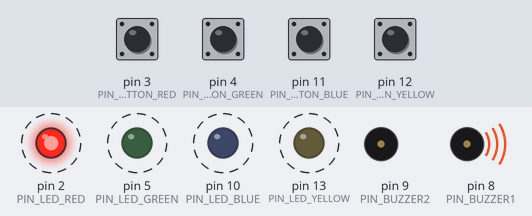
Bench run of a sketch on a simulated Arduino Uno, built with avr-gcc and run on an emulated ATmega328P. Shown: output pins drawn as LEDs (lit = HIGH), buzzer (waves = sounding, pin HIGH). Dashed ring = blinking. The inputs (shaded band) are chosen by the test bench; at power-on: pin 3 (PIN_BUTTON_RED), pin 4 (PIN_BUTTON_GREEN), pin 11 (PIN_BUTTON_BLUE), pin 12 (PIN_BUTTON_YELLOW) HIGH. Random numbers use the default seed unless the sketch sets one; pins used as bus, display or sensor lines are not drawn.

Above: at 1.97 s.
2.0 s: pin 3 (PIN_BUTTON_RED) pulled LOW for 0.15 s
At 2.8 s:
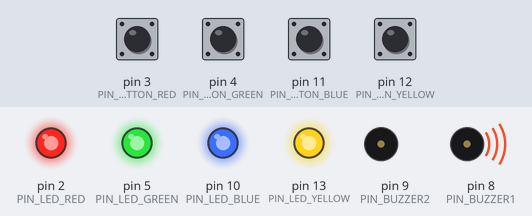
At 4.1 s:
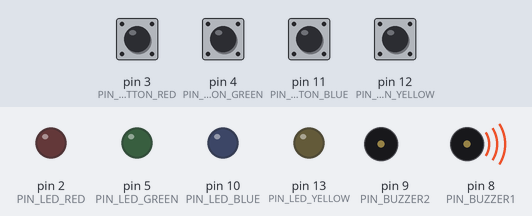
4.9 s: pin 11 (PIN_BUTTON_BLUE) pulled LOW for 0.15 s
7.9 s: pin 4 (PIN_BUTTON_GREEN) pulled LOW for 0.15 s
At 9.3 s:
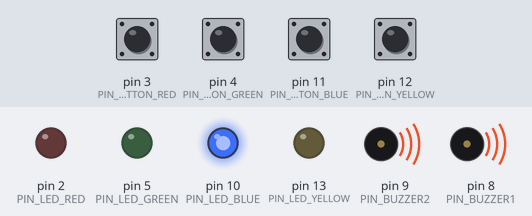
10.8 s: pin 12 (PIN_BUTTON_YELLOW) pulled LOW for 0.15 s
13.8 s: pin 12 (PIN_BUTTON_YELLOW) pulled LOW for 1 s
At 16.2 s:
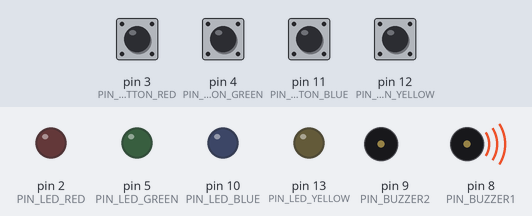
16.7 s: pin 3 (PIN_BUTTON_RED) pulled LOW for 1 s
Timing chart, 0 to 20.7 s (numbered marks = the images above; inputs shaded):
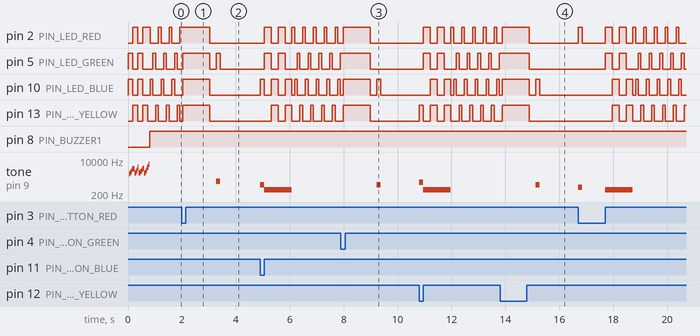

Measured:
- after the input at 2.0 s, tone on pin 9 (PIN_BUZZER2): silent → 880 Hz after 1.3 s, → silent 0.15 s later
- after the input at 7.9 s, tone on pin 9 (PIN_BUZZER2): silent → 587 Hz after 1.3 s, → silent 0.15 s later
- after the input at 13.8 s, tone on pin 9 (PIN_BUZZER2): silent → 587 Hz after 1.3 s, → silent 0.15 s later
- by itself, tone on pin 9 (PIN_BUZZER2): plays 2051 Hz for 0.04 s, 2331 Hz for 0.04 s, 2770 Hz for 0.04 s, 3627 Hz for 0.04 s, 3642 Hz for 0.04 s, 2167 Hz for 0.04 s … (19 notes in this stretch)

The sketch:

Simon_Says.ino
```cpp
/******************************************************************************
 *
 *	Filename:		Part_16_Simon_Says.ino
 *
 *	Description:	Make a Simon Says game!
 *
 *****************************************************************************/

#include "notes.h"						// frequencies for all the notes

#define CHOICE_NONE			0
#define CHOICE_RED			(1 << 0)
#define CHOICE_GREEN		(1 << 1)
#define CHOICE_BLUE			(1 << 2)
#define CHOICE_YELLOW		(1 << 3)

// Which pins are used for what:
#define PIN_LED_RED			2			// red LED
#define PIN_LED_GREEN		5			// green LED
#define PIN_LED_BLUE		10			// blue LED
#define PIN_LED_YELLOW		13			// yellow LED
#define PIN_BUTTON_RED		3			// red button pin
#define PIN_BUTTON_GREEN	4			// green button pin
#define PIN_BUTTON_BLUE		11			// blue button pin
#define PIN_BUTTON_YELLOW	12			// yellow button pin
#define PIN_BUZZER1			8			// buzzer pin 1
#define PIN_BUZZER2			9			// buzzer pin 2

// Game settings:
#define ROUNDS_TO_WIN		5			// rounds to play before you win
#define ENTRY_TIME_LIMIT	3000		// time to press a button [ms]
#define TONE_LENGTH_SHORT	150			// time per button tone [ms]
#define TONE_LENGTH_LONG	255			// time per win/lose tone [ms]

void setup()
{
	// Set the button pins as inputs (with pullup resistors).
	pinMode(PIN_BUTTON_RED, INPUT_PULLUP);
	pinMode(PIN_BUTTON_GREEN, INPUT_PULLUP);
	pinMode(PIN_BUTTON_BLUE, INPUT_PULLUP);
	pinMode(PIN_BUTTON_YELLOW, INPUT_PULLUP);

	// Set the LED pins as outputs.
	pinMode(PIN_LED_RED, OUTPUT);
	pinMode(PIN_LED_GREEN, OUTPUT);
	pinMode(PIN_LED_BLUE, OUTPUT);
	pinMode(PIN_LED_YELLOW, OUTPUT);

	// Set the buzzer pins as outputs.
	pinMode(PIN_BUZZER1, OUTPUT);
	pinMode(PIN_BUZZER2, OUTPUT);

	// After setup is complete, say hello to the world.
	PlayWinnerAction();
}

void loop()
{
	boolean result;		// true for win, false for lose

	// Blink lights to get someone to press a button.
	AttractMode();

	// Indicate the start of game play by turning all LEDs on.
	SetLEDs(CHOICE_RED | CHOICE_GREEN | CHOICE_BLUE | CHOICE_YELLOW);

	// Wait one second.
	delay(1000);

	// Turn off LEDs.
	SetLEDs(CHOICE_NONE);

	// Wait 1/4 second.
	delay(250);

	// Play memory game.
	result = PlayMemory();

	if (result == true)			// If the player won, play winner tune.
		PlayWinnerAction();
	else						// If the player lost, play loser tune.
		PlayLoserAction();
}

// Play the memory game.
// Returns false if player loses, or true if player wins
boolean PlayMemory(void)
{
	byte gameBoard[ROUNDS_TO_WIN];	// the combination of buttons
	byte gameRound;		// number of succesful rounds
	byte currentMove;	// counter for a loop
	byte choice;		// the button the player presses
	byte newButton;

	// Seed the random generator with random amount of millis().
	randomSeed(millis());

	// Reset the game to the beginning.
	gameRound = 0;

	// Keep playing until you've won...
	while (gameRound < ROUNDS_TO_WIN)
	{
		// Adds a new random button to the game sequence.
		newButton = random(0, 4); // min (included), max (exluded)

		// We have to convert this number, 0 to 3, to CHOICEs.
		if (newButton == 0)
			newButton = CHOICE_RED;
		else if (newButton == 1)
			newButton = CHOICE_GREEN;
		else if (newButton == 2)
			newButton = CHOICE_BLUE;
		else if (newButton == 3)
			newButton = CHOICE_YELLOW;

		// Add this new button to the game array.
		gameBoard[gameRound] = newButton;

		// Increment the number of rounds we've played.
		gameRound++;

		// Play back the sequence of buttons.
		// Plays the current contents of the game moves.
		for (currentMove = 0; currentMove < gameRound; currentMove++)
		{
			PlayChoice(gameBoard[currentMove]);

			// Wait some amount of time between button playback.
			// Shorten this to make game harder.
			// 150 works well. 75 gets fast.
			delay(150);
		}

		// Require the player to repeat the sequence.
		for (currentMove = 0 ; currentMove < gameRound ; currentMove++)
		{
			// See what button the user presses.
			choice = WaitForButton();

			// If wait timed out, player loses.
			if (choice == CHOICE_NONE)
				return false;

			// If the choice is incorrect, player loses.
			if (choice != gameBoard[currentMove])
				return false;
		}

		// Player was correct, delay before playing moves.
		delay(1000);
	}

	// Player made it through all the rounds to win!
	return true;
}

//-=-=-=-=-=-=-=-=-=-=-=-=-=-=-=-=-=-=-=-=-=-=-=-=-=-=-=-=-=-=
//The following functions control the hardware

// Lights a given LEDs
// Pass in a byte that is made up from CHOICE_RED, CHOICE_YELLOW, etc.
void SetLEDs(byte leds)
{
	if ((leds & CHOICE_RED) != 0)
		digitalWrite(PIN_LED_RED, HIGH);
	else
		digitalWrite(PIN_LED_RED, LOW);

	if ((leds & CHOICE_GREEN) != 0)
		digitalWrite(PIN_LED_GREEN, HIGH);
	else
		digitalWrite(PIN_LED_GREEN, LOW);

	if ((leds & CHOICE_BLUE) != 0)
		digitalWrite(PIN_LED_BLUE, HIGH);
	else
		digitalWrite(PIN_LED_BLUE, LOW);

	if ((leds & CHOICE_YELLOW) != 0)
		digitalWrite(PIN_LED_YELLOW, HIGH);
	else
		digitalWrite(PIN_LED_YELLOW, LOW);
}

// Wait for a button to be pressed.
// Returns one of LED colors (LED_RED, etc.) if successful, CHOICE_NONE if timed out
byte WaitForButton(void)
{
	// Remember the time we started waiting.
	long startTime = millis();

	// Loop until too much time has passed.
	while ((millis() - startTime) < ENTRY_TIME_LIMIT)
	{
		// See if a button was pressed.
		byte button = CheckButton();

		// If a button was pressed...
		if (button != CHOICE_NONE)
		{
			// Play the button the user just pressed.
			PlayChoice(button);

			// Wait for user to release button.
			while(CheckButton() != CHOICE_NONE);

			// This delay helps with debouncing and accidental double taps.
			delay(10);

			return button;
		}
	}

	return CHOICE_NONE; // If we get here, we've timed out!
}

// Returns a '1' bit in the position corresponding to CHOICE_RED, CHOICE_GREEN, etc.
byte CheckButton(void)
{
	byte choice;	// the player's choice of button

	// Figure out what button is pressed.
	if (digitalRead(PIN_BUTTON_RED) == 0)
		choice = CHOICE_RED;
	else if (digitalRead(PIN_BUTTON_GREEN) == 0)
		choice = CHOICE_GREEN;
	else if (digitalRead(PIN_BUTTON_BLUE) == 0)
		choice = CHOICE_BLUE;
	else if (digitalRead(PIN_BUTTON_YELLOW) == 0)
		choice = CHOICE_YELLOW;
	else
		choice = CHOICE_NONE;

	// Return the color corresponding to the user's choice.
	return choice;
}

// Light an LED and play tone
// Red:		440Hz - NOTE_A4
// Green:	880Hz - NOTE_A5
// Blue:	587.33Hz - NOTE_D5
// Yellow:	784Hz - NOTE_G5
void PlayChoice(byte choice)
{
	SetLEDs(choice); //Turn on a given LED

	//Play the sound associated with the given LED
	if (choice == CHOICE_RED)
	{
		tone(PIN_BUZZER2, NOTE_A4, TONE_LENGTH_SHORT);
		delay(TONE_LENGTH_SHORT);
	}
	else if (choice == CHOICE_GREEN)
	{
		tone(PIN_BUZZER2, NOTE_A5, TONE_LENGTH_SHORT);
		delay(TONE_LENGTH_SHORT);
	}
	else if (choice == CHOICE_BLUE)
	{
		tone(PIN_BUZZER2, NOTE_D5, TONE_LENGTH_SHORT);
		delay(TONE_LENGTH_SHORT);
	}
	else if (choice == CHOICE_YELLOW)
	{
		tone(PIN_BUZZER2, NOTE_G5, TONE_LENGTH_SHORT);
		delay(TONE_LENGTH_SHORT);
	}

	SetLEDs(CHOICE_NONE); // Turn off all LEDs
}

// Play the winner sound and lights
void PlayWinnerAction(void)
{
	SetLEDs(CHOICE_GREEN | CHOICE_BLUE);
	Chirp();
	SetLEDs(CHOICE_RED | CHOICE_YELLOW);
	Chirp();
	SetLEDs(CHOICE_GREEN | CHOICE_BLUE);
	Chirp();
	SetLEDs(CHOICE_RED | CHOICE_YELLOW);
	Chirp();
}

// Play a weird chirp sound.
void Chirp(void)
{
  // Toggle the buzzer at various speeds
  for (byte x = 250 ; x > 70 ; x--)
  {
    for (byte y = 0 ; y < 3 ; y++)
    {
      digitalWrite(PIN_BUZZER2, HIGH);
      digitalWrite(PIN_BUZZER1, LOW);
      delayMicroseconds(x);

      digitalWrite(PIN_BUZZER2, LOW);
      digitalWrite(PIN_BUZZER1, HIGH);
      delayMicroseconds(x);
    }
  }
}

// Play the loser sound/lights
void PlayLoserAction(void)
{
	SetLEDs(CHOICE_RED | CHOICE_GREEN);
	tone(PIN_BUZZER2, NOTE_E4);
	delay(TONE_LENGTH_LONG);
	noTone(PIN_BUZZER2);

	SetLEDs(CHOICE_BLUE | CHOICE_YELLOW);
	tone(PIN_BUZZER2, NOTE_E4);
	delay(TONE_LENGTH_LONG);
	noTone(PIN_BUZZER2);

	SetLEDs(CHOICE_RED | CHOICE_GREEN);
	tone(PIN_BUZZER2, NOTE_E4);
	delay(TONE_LENGTH_LONG);
	noTone(PIN_BUZZER2);

	SetLEDs(CHOICE_BLUE | CHOICE_YELLOW);
	tone(PIN_BUZZER2, NOTE_E4);
	delay(TONE_LENGTH_LONG);
	noTone(PIN_BUZZER2);
}

// Show an "attract mode" display while waiting for user to press button.
void AttractMode(void)
{
  while (1)
  {
    SetLEDs(CHOICE_RED);
    delay(100);
    if (CheckButton() != CHOICE_NONE) return;

    SetLEDs(CHOICE_BLUE);
    delay(100);
    if (CheckButton() != CHOICE_NONE) return;

    SetLEDs(CHOICE_GREEN);
    delay(100);
    if (CheckButton() != CHOICE_NONE) return;

    SetLEDs(CHOICE_YELLOW);
    delay(100);
    if (CheckButton() != CHOICE_NONE) return;
  }
}
```

notes.h
```cpp
#ifndef NOTES_H
#define NOTES_H

#define NOTE_B0		31
#define NOTE_C1		33
#define NOTE_CS1	35
#define NOTE_D1		37
#define NOTE_DS1	39
#define NOTE_E1		41
#define NOTE_F1		44
#define NOTE_FS1	46
#define NOTE_G1		49
#define NOTE_GS1	52
#define NOTE_A1		55
#define NOTE_AS1	58
#define NOTE_B1		62
#define NOTE_C2		65
#define NOTE_CS2	69
#define NOTE_D2		73
#define NOTE_DS2	78
#define NOTE_E2		82
#define NOTE_F2		87
#define NOTE_FS2	93
#define NOTE_G2		98
#define NOTE_GS2	104
#define NOTE_A2		110
#define NOTE_AS2	117
#define NOTE_B2		123
#define NOTE_C3		131
#define NOTE_CS3	139
#define NOTE_D3		147
#define NOTE_DS3	156
#define NOTE_E3		165
#define NOTE_F3		175
#define NOTE_FS3	185
#define NOTE_G3		196
#define NOTE_GS3	208
#define NOTE_A3		220
#define NOTE_AS3	233
#define NOTE_B3		247
#define NOTE_C4		262
#define NOTE_CS4	277
#define NOTE_D4		294
#define NOTE_DS4	311
#define NOTE_E4		330
#define NOTE_F4		349
#define NOTE_FS4	370
#define NOTE_G4		392
#define NOTE_GS4	415
#define NOTE_A4		440
#define NOTE_AS4	466
#define NOTE_B4		494
#define NOTE_C5		523
#define NOTE_CS5	554
#define NOTE_D5		587
#define NOTE_DS5	622
#define NOTE_E5		659
#define NOTE_F5		698
#define NOTE_FS5	740
#define NOTE_G5		784
#define NOTE_GS5	831
#define NOTE_A5		880
#define NOTE_AS5	932
#define NOTE_B5		988
#define NOTE_C6		1047
#define NOTE_CS6	1109
#define NOTE_D6		1175
#define NOTE_DS6	1245
#define NOTE_E6		1319
#define NOTE_F6		1397
#define NOTE_FS6	1480
#define NOTE_G6		1568
#define NOTE_GS6	1661
#define NOTE_A6		1760
#define NOTE_AS6	1865
#define NOTE_B6		1976
#define NOTE_C7		2093
#define NOTE_CS7	2217
#define NOTE_D7		2349
#define NOTE_DS7	2489
#define NOTE_E7		2637
#define NOTE_F7		2794
#define NOTE_FS7	2960
#define NOTE_G7		3136
#define NOTE_GS7	3322
#define NOTE_A7		3520
#define NOTE_AS7	3729
#define NOTE_B7		3951
#define NOTE_C8		4186
#define NOTE_CS8	4435
#define NOTE_D8		4699
#define NOTE_DS8	4978

#endif
```
